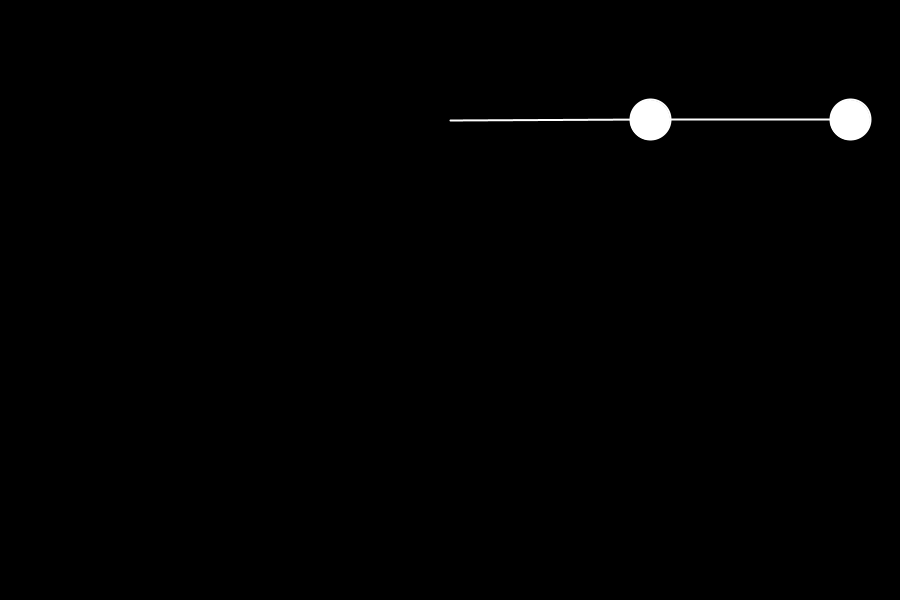
Frame 1 (no input)
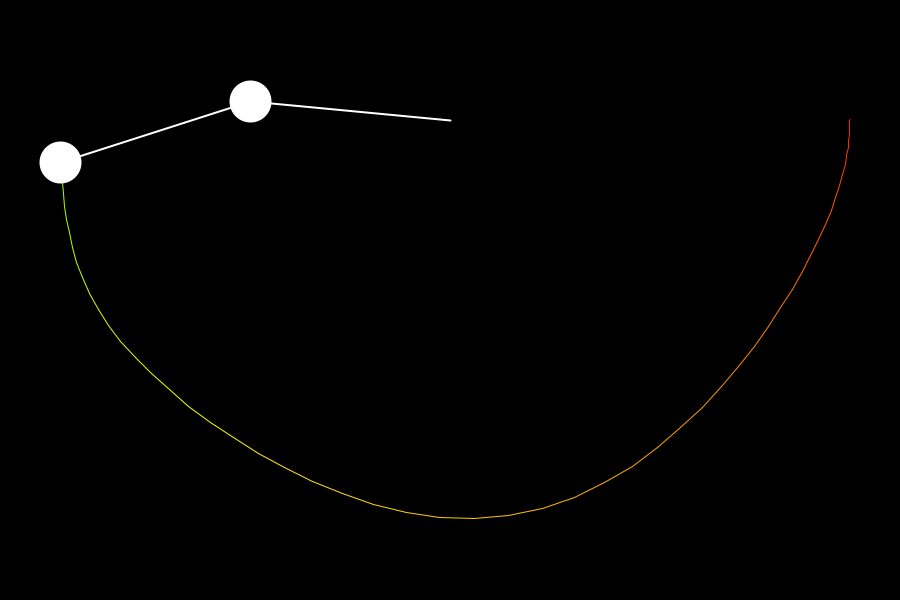
Frame 60 (the mouse pressed at the canvas centre just before this capture)
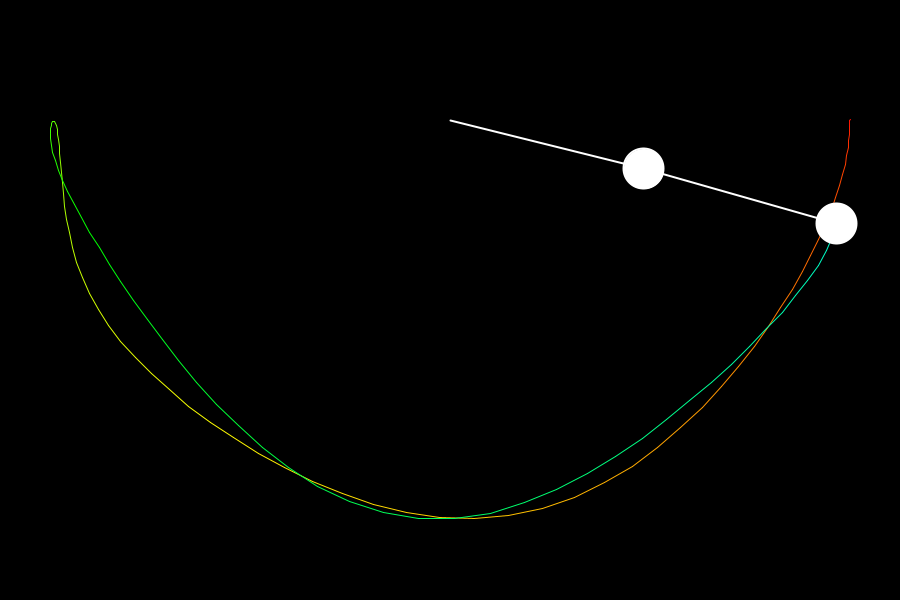
Frame 120 (the mouse held since frame 60 and released just before this capture)

The Processing sketch that drew these frames (run headless with seeded random() and noise(); from frame 60 on, the mouse is pressed at the canvas centre):

// Processing sketch: DoublePendulum
// ── DoublePendulum.pde
//Size of the arms
float r1 = 200;
float r2 = 200;
//Mass of the balls
float m1 = 40;
float m2 = 40;
//The angles of the arms
float a1 = HALF_PI;
float a2 = HALF_PI;
//The velocity of the angles
float a1_v = 0;
float a2_v = 0;
//The acceleration of the angles
float a1_a = 0;
float a2_a = 0;
//The universal gravitational constant
float g = 1;
//The canvas to trace on
PGraphics canvas;
//The previous positions of the tip
float px2 = -1;
float py2 = -1;

//Entry point
void setup() {
  //Size of window
  size(900, 600);
  //Create a new canvas
  canvas = createGraphics(width, height);
  //Only draw background once, so now the trace no longer gets removed
  canvas.beginDraw();
  canvas.background(0);
  //colorMode HSB
  canvas.colorMode(HSB);
  canvas.endDraw();
}

//Draw every frame
void draw() {
  //Calculate the angular acceleration of angle 1
  float num1 = -g * (2 * m1 + m2) * sin(a1);
  float num2 = -m2 * g * sin(a1 - 2 * a2);
  float num3 = -2 * sin(a1 - a2) * m2;
  float num4 = a2_v * a2_v * r2 + a1_v * a1_v * r1 * cos(a1 - a2);
  float den = r1 * (2 * m1 + m2 - m2 * cos(2 * a1 - 2 * a2));
  a1_a = (num1 + num2 + num3 * num4) / den;

  //Calculate the angular acceleration of angle 2
  num1 = 2 * sin(a1 - a2);
  num2 = (a1_v * a1_v * r1 * (m1 + m2));
  num3 = g * (m1 + m2) * cos(a1);
  num4 = a2_v * a2_v * r2 * m2 * cos(a1 - a2);
  den = r2 * (2 * m1 + m2 - m2 * cos(2 * a1 - 2 * a2));
  a2_a = (num1 * (num2 + num3 + num4)) / den;

  //Draw canvas as background black fill
  image(canvas, 0, 0);
  fill(255);
  //Black stroke
  strokeWeight(2);
  stroke(255);
  //Now translate screen, only a little down
  translate(width / 2, 120);

  //Now calculate x1, y1
  float x1 = r1 * sin(a1);
  float y1 = r1 * cos(a1);
  //Now draw the line and ball at that point
  line(0, 0, x1, y1);
  ellipse(x1, y1, m1, m1);

  //Next calculate x2, y2 (offset by x1,y1);
  float x2 = x1 + r2 * sin(a2);
  float y2 = y1 + r2 * cos(a2);
  //Then draw the line and ball at that point
  line(x1, y1, x2, y2);
  ellipse(x2, y2, m2, m2);

  //Update the velocities
  a1_v += a1_a;
  a2_v += a2_a;
  a1 += a1_v;
  a2 += a2_v;

  //Draw the trace onto the canvas
  canvas.beginDraw();
  canvas.strokeWeight(1);
  canvas.stroke(frameCount % 255, 255, 255);
  canvas.translate(width / 2, 120);
  if (frameCount > 1) canvas.line(px2, py2, x2, y2);
  canvas.endDraw();

  px2 = x2;
  py2 = y2;
}
